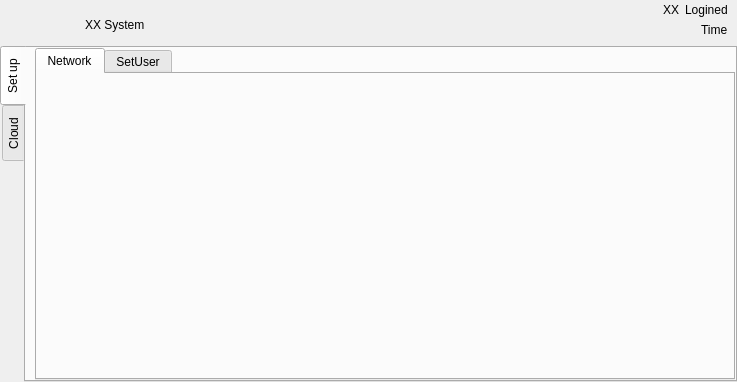
<?xml version="1.0" encoding="UTF-8"?>
<ui version="4.0">
 <class>HNMainForm</class>
 <widget class="QWidget" name="HNMainForm">
  <property name="geometry">
   <rect>
    <x>0</x>
    <y>0</y>
    <width>737</width>
    <height>382</height>
   </rect>
  </property>
  <property name="windowTitle">
   <string>Form</string>
  </property>
  <layout class="QVBoxLayout" name="verticalLayout_2">
   <property name="spacing">
    <number>6</number>
   </property>
   <property name="leftMargin">
    <number>0</number>
   </property>
   <property name="topMargin">
    <number>0</number>
   </property>
   <property name="rightMargin">
    <number>0</number>
   </property>
   <property name="bottomMargin">
    <number>0</number>
   </property>
   <item>
    <widget class="QWidget" name="widget_title" native="true">
     <property name="enabled">
      <bool>true</bool>
     </property>
     <layout class="QHBoxLayout" name="horizontalLayout_2">
      <property name="leftMargin">
       <number>0</number>
      </property>
      <property name="topMargin">
       <number>0</number>
      </property>
      <property name="rightMargin">
       <number>0</number>
      </property>
      <property name="bottomMargin">
       <number>0</number>
      </property>
      <item>
       <widget class="QWidget" name="widget" native="true">
        <layout class="QHBoxLayout" name="horizontalLayout">
         <property name="spacing">
          <number>0</number>
         </property>
         <property name="leftMargin">
          <number>0</number>
         </property>
         <property name="topMargin">
          <number>0</number>
         </property>
         <property name="rightMargin">
          <number>0</number>
         </property>
         <property name="bottomMargin">
          <number>0</number>
         </property>
         <item>
          <widget class="QWidget" name="widget_logo" native="true">
           <property name="sizePolicy">
            <sizepolicy hsizetype="Preferred" vsizetype="Preferred">
             <horstretch>0</horstretch>
             <verstretch>0</verstretch>
            </sizepolicy>
           </property>
           <property name="minimumSize">
            <size>
             <width>76</width>
             <height>0</height>
            </size>
           </property>
           <property name="maximumSize">
            <size>
             <width>76</width>
             <height>16777215</height>
            </size>
           </property>
           <layout class="QVBoxLayout" name="verticalLayout_3"/>
          </widget>
         </item>
         <item>
          <widget class="QWidget" name="widget_8" native="true">
           <layout class="QVBoxLayout" name="verticalLayout">
            <property name="topMargin">
             <number>0</number>
            </property>
            <property name="bottomMargin">
             <number>0</number>
            </property>
            <item>
             <spacer name="verticalSpacer">
              <property name="orientation">
               <enum>Qt::Vertical</enum>
              </property>
              <property name="sizeType">
               <enum>QSizePolicy::Fixed</enum>
              </property>
              <property name="sizeHint" stdset="0">
               <size>
                <width>0</width>
                <height>10</height>
               </size>
              </property>
             </spacer>
            </item>
            <item>
             <widget class="QLabel" name="label_appname">
              <property name="text">
               <string>XX System</string>
              </property>
             </widget>
            </item>
           </layout>
          </widget>
         </item>
        </layout>
       </widget>
      </item>
      <item>
       <spacer name="horizontalSpacer_3">
        <property name="orientation">
         <enum>Qt::Horizontal</enum>
        </property>
        <property name="sizeType">
         <enum>QSizePolicy::Expanding</enum>
        </property>
        <property name="sizeHint" stdset="0">
         <size>
          <width>40</width>
          <height>20</height>
         </size>
        </property>
       </spacer>
      </item>
      <item>
       <widget class="QWidget" name="widget_3" native="true">
        <layout class="QGridLayout" name="gridLayout">
         <property name="leftMargin">
          <number>0</number>
         </property>
         <property name="topMargin">
          <number>0</number>
         </property>
         <property name="rightMargin">
          <number>0</number>
         </property>
         <property name="bottomMargin">
          <number>0</number>
         </property>
         <property name="spacing">
          <number>0</number>
         </property>
         <item row="2" column="0" colspan="2">
          <spacer name="horizontalSpacer_4">
           <property name="orientation">
            <enum>Qt::Horizontal</enum>
           </property>
           <property name="sizeType">
            <enum>QSizePolicy::Expanding</enum>
           </property>
           <property name="sizeHint" stdset="0">
            <size>
             <width>40</width>
             <height>20</height>
            </size>
           </property>
          </spacer>
         </item>
         <item row="0" column="1">
          <widget class="HNWidget" name="widget_wifi" native="true">
           <property name="minimumSize">
            <size>
             <width>20</width>
             <height>0</height>
            </size>
           </property>
          </widget>
         </item>
         <item row="0" column="0">
          <spacer name="horizontalSpacer_5">
           <property name="orientation">
            <enum>Qt::Horizontal</enum>
           </property>
           <property name="sizeType">
            <enum>QSizePolicy::Expanding</enum>
           </property>
           <property name="sizeHint" stdset="0">
            <size>
             <width>40</width>
             <height>20</height>
            </size>
           </property>
          </spacer>
         </item>
        </layout>
       </widget>
      </item>
      <item>
       <widget class="QWidget" name="widget_2" native="true">
        <layout class="QVBoxLayout" name="verticalLayout_4">
         <property name="spacing">
          <number>0</number>
         </property>
         <property name="leftMargin">
          <number>0</number>
         </property>
         <property name="topMargin">
          <number>0</number>
         </property>
         <property name="rightMargin">
          <number>0</number>
         </property>
         <property name="bottomMargin">
          <number>0</number>
         </property>
         <item>
          <widget class="QWidget" name="widget_5" native="true">
           <layout class="QHBoxLayout" name="horizontalLayout_9">
            <property name="topMargin">
             <number>0</number>
            </property>
            <property name="bottomMargin">
             <number>0</number>
            </property>
            <item>
             <spacer name="horizontalSpacer_2">
              <property name="orientation">
               <enum>Qt::Horizontal</enum>
              </property>
              <property name="sizeType">
               <enum>QSizePolicy::Expanding</enum>
              </property>
              <property name="sizeHint" stdset="0">
               <size>
                <width>40</width>
                <height>20</height>
               </size>
              </property>
             </spacer>
            </item>
            <item>
             <widget class="HNWidget" name="widget_pic" native="true">
              <property name="minimumSize">
               <size>
                <width>20</width>
                <height>0</height>
               </size>
              </property>
             </widget>
            </item>
            <item>
             <widget class="QLabel" name="label_user">
              <property name="text">
               <string>XX</string>
              </property>
             </widget>
            </item>
            <item>
             <widget class="QLabel" name="label">
              <property name="text">
               <string>Logined</string>
              </property>
             </widget>
            </item>
           </layout>
          </widget>
         </item>
         <item>
          <widget class="QWidget" name="widget_4" native="true">
           <layout class="QHBoxLayout" name="horizontalLayout_10">
            <property name="topMargin">
             <number>0</number>
            </property>
            <property name="bottomMargin">
             <number>0</number>
            </property>
            <item>
             <spacer name="horizontalSpacer">
              <property name="orientation">
               <enum>Qt::Horizontal</enum>
              </property>
              <property name="sizeType">
               <enum>QSizePolicy::Expanding</enum>
              </property>
              <property name="sizeHint" stdset="0">
               <size>
                <width>40</width>
                <height>20</height>
               </size>
              </property>
             </spacer>
            </item>
            <item>
             <widget class="QLabel" name="label_time">
              <property name="sizePolicy">
               <sizepolicy hsizetype="Preferred" vsizetype="Preferred">
                <horstretch>0</horstretch>
                <verstretch>0</verstretch>
               </sizepolicy>
              </property>
              <property name="text">
               <string>Time</string>
              </property>
             </widget>
            </item>
           </layout>
          </widget>
         </item>
        </layout>
       </widget>
      </item>
     </layout>
    </widget>
   </item>
   <item>
    <widget class="HNTabWidget" name="tabWidget">
     <property name="tabPosition">
      <enum>QTabWidget::West</enum>
     </property>
     <property name="currentIndex">
      <number>0</number>
     </property>
     <property name="usesScrollButtons">
      <bool>false</bool>
     </property>
     <widget class="QWidget" name="tab_set">
      <attribute name="title">
       <string>Set up</string>
      </attribute>
      <layout class="QVBoxLayout" name="verticalLayout_6">
       <property name="spacing">
        <number>0</number>
       </property>
       <property name="topMargin">
        <number>0</number>
       </property>
       <property name="rightMargin">
        <number>0</number>
       </property>
       <property name="bottomMargin">
        <number>0</number>
       </property>
       <item>
        <widget class="QTabWidget" name="tabWidget_3">
         <property name="currentIndex">
          <number>0</number>
         </property>
         <widget class="QWidget" name="tab_2">
          <attribute name="title">
           <string>Network</string>
          </attribute>
          <layout class="QVBoxLayout" name="verticalLayout_7">
           <property name="leftMargin">
            <number>0</number>
           </property>
           <property name="topMargin">
            <number>0</number>
           </property>
           <property name="rightMargin">
            <number>0</number>
           </property>
           <property name="bottomMargin">
            <number>0</number>
           </property>
           <item>
            <widget class="HNManageEthenetWidget" name="widget_6" native="true"/>
           </item>
          </layout>
         </widget>
         <widget class="QWidget" name="tab_3">
          <attribute name="title">
           <string>SetUser</string>
          </attribute>
          <layout class="QVBoxLayout" name="verticalLayout_9">
           <property name="leftMargin">
            <number>0</number>
           </property>
           <property name="topMargin">
            <number>0</number>
           </property>
           <property name="rightMargin">
            <number>0</number>
           </property>
           <property name="bottomMargin">
            <number>0</number>
           </property>
           <item>
            <widget class="HNManageUserWidget" name="widget_9"/>
           </item>
          </layout>
         </widget>
        </widget>
       </item>
      </layout>
     </widget>
     <widget class="QWidget" name="tab_cloud">
      <attribute name="title">
       <string>Cloud</string>
      </attribute>
      <layout class="QVBoxLayout" name="verticalLayout_5">
       <property name="spacing">
        <number>0</number>
       </property>
       <property name="topMargin">
        <number>0</number>
       </property>
       <property name="rightMargin">
        <number>0</number>
       </property>
       <property name="bottomMargin">
        <number>0</number>
       </property>
       <item>
        <widget class="QTabWidget" name="tabWidget_2">
         <property name="currentIndex">
          <number>0</number>
         </property>
         <widget class="QWidget" name="tab">
          <attribute name="title">
           <string>Content</string>
          </attribute>
          <layout class="QVBoxLayout" name="verticalLayout_8">
           <property name="leftMargin">
            <number>0</number>
           </property>
           <property name="topMargin">
            <number>0</number>
           </property>
           <property name="rightMargin">
            <number>0</number>
           </property>
           <property name="bottomMargin">
            <number>0</number>
           </property>
           <item>
            <widget class="HNCloudWidget" name="widget_7" native="true"/>
           </item>
          </layout>
         </widget>
        </widget>
       </item>
      </layout>
     </widget>
    </widget>
   </item>
  </layout>
 </widget>
 <customwidgets>
  <customwidget>
   <class>HNWidget</class>
   <extends>QWidget</extends>
   <header>hnwidget.h</header>
   <container>1</container>
  </customwidget>
  <customwidget>
   <class>HNTabWidget</class>
   <extends>QTabWidget</extends>
   <header>hntabwidget.h</header>
   <container>1</container>
  </customwidget>
  <customwidget>
   <class>HNManageEthenetWidget</class>
   <extends>QWidget</extends>
   <header>hnmanageethenetwidget.h</header>
   <container>1</container>
  </customwidget>
  <customwidget>
   <class>HNCloudWidget</class>
   <extends>QWidget</extends>
   <header>hncloudwidget.h</header>
   <container>1</container>
  </customwidget>
  <customwidget>
   <class>HNManageUserWidget</class>
   <extends>QTableView</extends>
   <header>hnmanageuserwidget.h</header>
  </customwidget>
 </customwidgets>
 <resources/>
 <connections/>
</ui>
